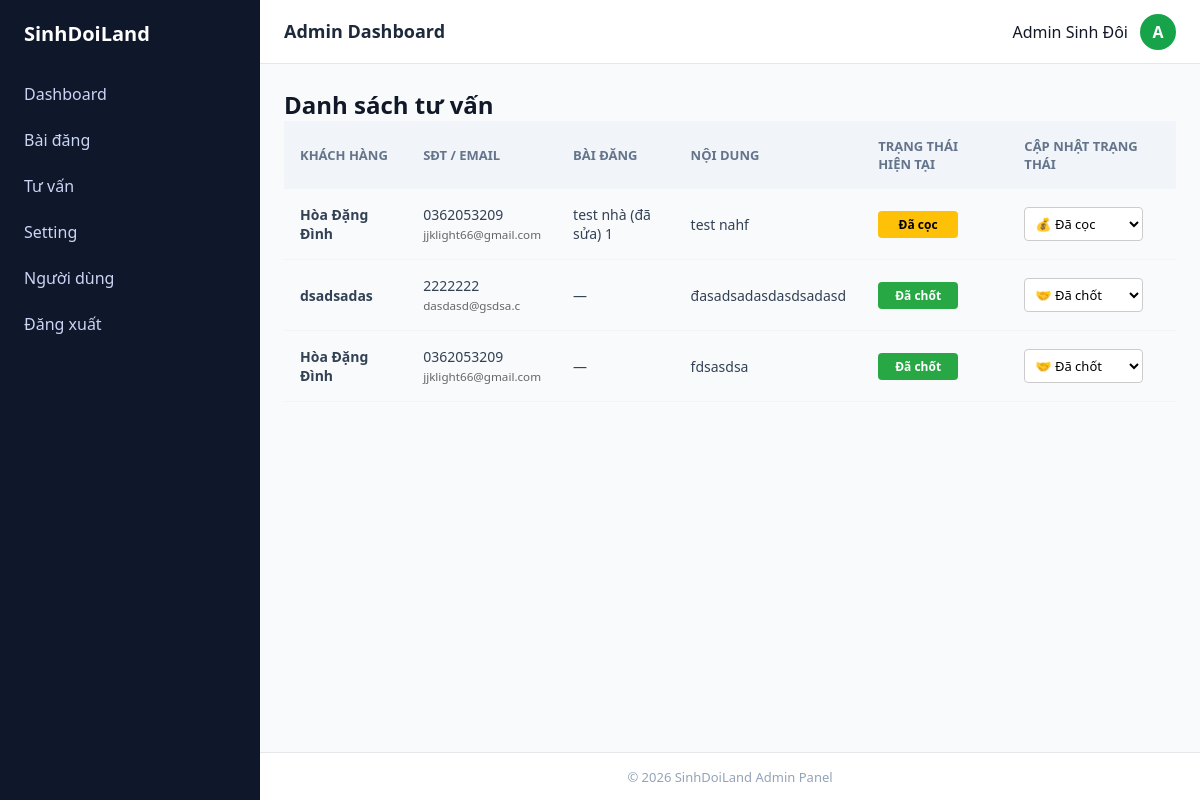
Page /admin_sinhdoi/index.php?action=tuvan (signed in) on the committed database.
### tables this page shows
CREATE TABLE `tuvan` (
  `id` int NOT NULL,
  `ten_khach` varchar(100) DEFAULT NULL,
  `phone` varchar(20) DEFAULT NULL,
  `email` varchar(150) DEFAULT NULL,
  `noi_dung` text,
  `baidang_id` int DEFAULT NULL,
  `user_nhan_id` int DEFAULT NULL,
  `trang_thai` int DEFAULT NULL COMMENT '0=chua_xu_ly, 1=da_lien_he, 2=da_coc, 3=da_chot, 4=da_xu_ly',
  `created_at` timestamp NULL DEFAULT CURRENT_TIMESTAMP
);

CREATE TABLE `baidang` (
  `id` int NOT NULL,
  `user_id` int NOT NULL,
  `loai_bds_id` int NOT NULL,
  `tieu_de` varchar(255) DEFAULT NULL,
  `mo_ta` text,
  `gia` bigint DEFAULT NULL COMMENT 'Gia theo VND',
  `dien_tich` float DEFAULT NULL COMMENT 'm2',
  `dia_chi` varchar(255) DEFAULT NULL,
  `trang_thai` tinyint DEFAULT '0' COMMENT '0=cho_duyet,1=hoat_dong,2=da_ban,3=an',
  `created_at` timestamp NULL DEFAULT CURRENT_TIMESTAMP,
  `updated_at` timestamp NULL DEFAULT CURRENT_TIMESTAMP ON UPDATE CURRENT_TIMESTAMP,
  `is_priority` tinyint(1) DEFAULT '0',
  `tinh_thanh` varchar(100) DEFAULT NULL,
  `quan_huyen` varchar(100) DEFAULT NULL
);

### admin_sinhdoi/index.php (called while the page is built, shortened)
<?php
require_once 'controller/controller.php';
$controller = new controller();
$controller->dieuhuong();
?>

### admin_sinhdoi/model/model.php (called while the page is built, shortened)
<?php
class model
{
    private $host = 'localhost';
    private $name = 'root';
    private $pass = '';
    private $db = 'batdongsan_v2';
    private $connect;
    public function ketnoi()
    {
        $this->connect = new mysqli($this->host, $this->name, $this->pass, $this->db);
        $this->connect->set_charset('utf8');
    }
public function getAllTuVan()
{
    $sql = "
        SELECT t.*, b.tieu_de
        FROM tuvan t
        LEFT JOIN baidang b ON t.baidang_id = b.id
        ORDER BY t.created_at DESC
    ";
    $result = $this->connect->query($sql);
    $data = [];
    while ($row = $result->fetch_assoc()) {
        $data[] = $row;
    }
    return $data;
}
}
?>

### admin_sinhdoi/views/dashboard/html/tuvan.php (the view, shortened to what this page needs)
<!DOCTYPE html>
<html lang="vi">
<head>
    <link rel="stylesheet" href="/duanthuctap/admin_sinhdoi/views/layout/css/style.css">
    <link rel="stylesheet" href="/duanthuctap/admin_sinhdoi/views/dashboard/css/baidang.css">
</head>
<body>
<?php
include __DIR__ . '/../../layout/html/header.php';
include __DIR__ . '/../../layout/html/sidebar.php';
?>
<div class="main">
    <h2>Danh sách tư vấn</h2>
    <table class="tuvan-table">
        <thead>
            <tr>
                <th>Khách hàng</th>
                <th>SĐT / Email</th>
                <th>Bài đăng</th>
                <th>Nội dung</th>
                <th>Trạng thái hiện tại</th>
                <th>Cập nhật trạng thái</th>
            </tr>
        </thead>
        <tbody>
            <?php if (!empty($tuvan)): ?>
                <?php foreach ($tuvan as $tv): ?>
                    <tr>
                        <td><strong><?= ($tv['ten_khach']) ?></strong></td>
                        <td>
                            <div><?= ($tv['phone']) ?></div>
                            <small style="color: #666;"><?= ($tv['email']) ?></small>
                        </td>
                        <td><?= ($tv['tieu_de'] ?? '—') ?></td>
                        <td><?= ($tv['noi_dung']) ?></td>
                        <td>
                            <?php
                                $status_text = ['Chưa xử lý', 'Đã liên hệ', 'Đã cọc', 'Đã chốt'];
                                $curr_status = $tv['trang_thai'];
                            ?>
                            <span class="status-badge status-<?= $curr_status ?>">
                                <?= $status_text[$curr_status] ?? 'Không xác định' ?>
                            </span>
                        </td>
                        <td>
                            <select class="select-status" onchange="confirmUpdate(<?= $tv['id'] ?>, this)">
                                <option value="2" <?= $curr_status == 2 ? 'selected' : '' ?>>💰 Đã cọc</option>
                                <option value="3" <?= $curr_status == 3 ? 'selected' : '' ?>>🤝 Đã chốt</option>
                            </select>
                        </td>
                    </tr>
                <?php endforeach; ?>
            <?php else: ?>
                <tr><td colspan="6" style="text-align:center;">Chưa có dữ liệu</td></tr>
            <?php endif; ?>
        </tbody>
    </table>
</div>
<?php include __DIR__ . '/../../layout/html/footer.php'; ?>
</body>
</html>

### admin_sinhdoi/views/layout/css/style.css (style rules this page uses)
:root { --primary: #16a34a; --sidebar-bg: #0f172a; --sidebar-text: #cbd5f5; --bg: #f5f7fb; --white: #ffffff; --border: #e5e7eb; --text: #111827; --muted: #94a3b8; }
* { margin: 0; padding: 0; box-sizing: border-box; font-family: system-ui, sans-serif; }
body { background: var(--bg); color: var(--text); }

### admin_sinhdoi/views/dashboard/css/baidang.css (style rules this page uses)
.main { margin-left: 260px; padding: 88px 24px 80px; background-color: #f8fafc; min-height: 100vh; }
table { width: 100%; border-collapse: collapse; min-width: 800px; }
thead { background: #f1f5f9; }
th { padding: 16px; text-align: left; font-size: 13px; text-transform: uppercase; color: #64748b; font-weight: 600; }
td { padding: 16px; font-size: 14px; color: #334155; border-bottom: 1px solid #f1f5f9; vertical-align: middle; }

### admin_sinhdoi/views/dashboard/html/tuvan.php (style rules this page uses)
.status-badge { padding: 5px 10px; border-radius: 4px; font-size: 12px; color: #fff; font-weight: bold; display: inline-block; min-width: 80px; text-align: center; }
.status-2 { background-color: #ffc107; color: #000; }
.status-3 { background-color: #28a745; }
.select-status { padding: 6px; border-radius: 4px; border: 1px solid #ccc; background-color: #fff; cursor: pointer; font-size: 13px; }

### rows in the picture
tuvan: ten_khach "Hòa Đặng Đình", phone "0362053209", email "jjklight66@gmail.com", baidang.tieu_de "test nhà (đã sửa) 1", noi_dung "test nahf", trang_thai "Đã cọc", trang_thai+id "💰 Đã cọc"
tuvan: ten_khach "dsadsadas", phone "2222222", email "dasdasd@gsdsa.c", tieu_de "—", noi_dung "đasadsadasdasdsadasd", trang_thai "Đã chốt", trang_thai+id "🤝 Đã chốt"
tuvan: ten_khach "Hòa Đặng Đình", phone "0362053209", email "jjklight66@gmail.com", tieu_de "—", noi_dung "fdsasdsa", trang_thai "Đã chốt", trang_thai+id "🤝 Đã chốt"

### other values in the picture
$_SESSION['user']['name'] "Admin Sinh Đôi"
